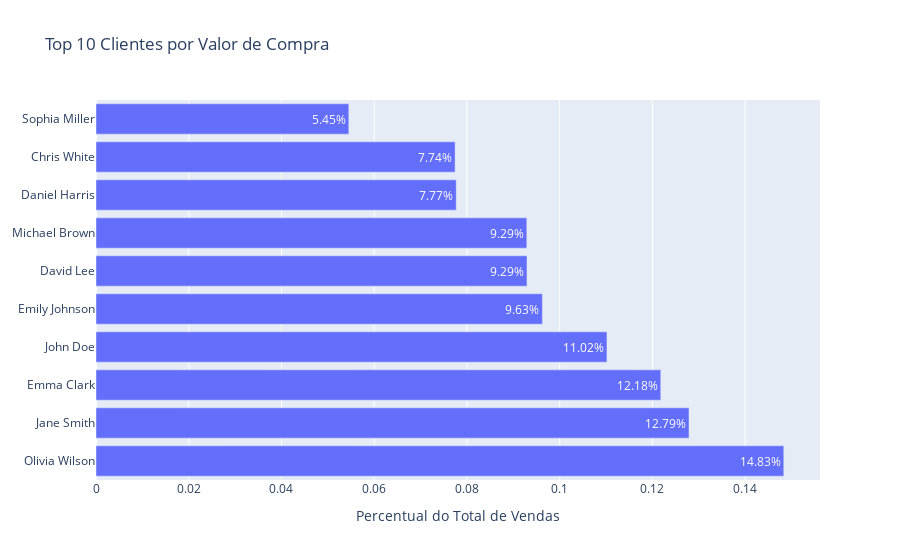

The cell this chart's notebook holds for it:
### Code cell
#2 Quais clientes mais 

vendas_cliente = df_Amazon.groupby('Customer Name')['Total Sales'].sum()
percentuais_cliente = (vendas_cliente / vendas_cliente.sum()).sort_values(ascending=False).head(10)

fig = px.bar(percentuais_cliente, 
             x=percentuais_cliente.values, 
             y=percentuais_cliente.index, 
             orientation='h',
             title='Top 10 Clientes por Valor de Compra',
             labels={'x': 'Percentual', 'index': 'Cliente'},
             text_auto='.2%')
fig.update_layout(yaxis_title=None, xaxis_title='Percentual do Total de Vendas')
fig.show()

### Figure 1 — Plotly figure (JSON) as saved in the notebook; plotly's stock layout.template omitted (floating-point values rounded to 4 significant figures)
{"data": [{"alignmentgroup": "True", "hovertemplate": "Percentual=%{x}<br>Customer Name=%{y}<extra></extra>", "legendgroup": "", "marker": {"color": "#636efa", "pattern": {"shape": ""}}, "name": "", "offsetgroup": "", "orientation": "h", "showlegend": false, "textposition": "auto", "texttemplate": "%{x:.2%}", "type": "bar", "x": [0.1483, 0.1279, 0.1218, 0.1102, 0.09627, 0.09295, 0.09291, 0.07769, 0.07745, 0.05452], "xaxis": "x", "y": ["Olivia Wilson", "Jane Smith", "Emma Clark", "John Doe", "Emily Johnson", "David Lee", "Michael Brown", "Daniel Harris", "Chris White", "Sophia Miller"], "yaxis": "y"}], "layout": {"barmode": "relative", "legend": {"tracegroupgap": 0}, "title": {"text": "Top 10 Clientes por Valor de Compra"}, "xaxis": {"anchor": "y", "domain": [0, 1], "title": {"text": "Percentual do Total de Vendas"}}, "yaxis": {"anchor": "x", "domain": [0, 1], "title": {}}}}
